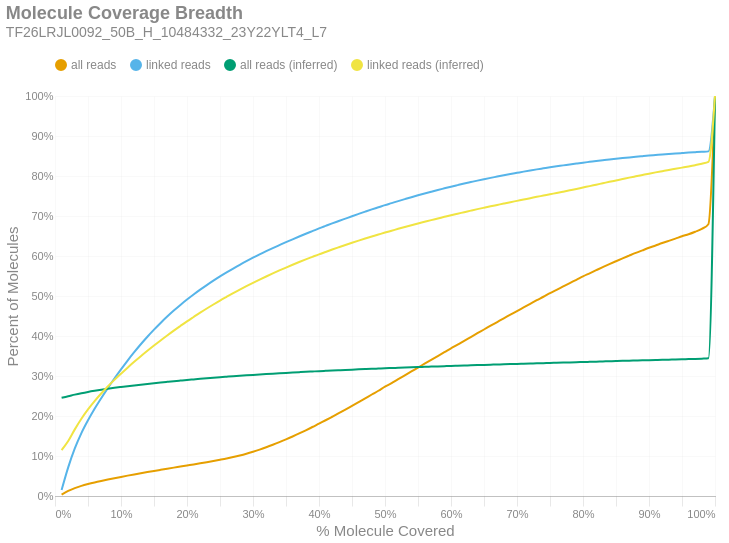

Write notebook code for a chart like this one.
### Markdown cell above
### Molecule Read Coverage
This chart shows molecule coverage breadth as computed by the number of bases aligned to that molecule. In other words, "*how much of each unique long molecule is actually sequenced/aligned?*" Keep in mind there is a distinction between sequences and alignments, since some sequences belonging to a particular molecule may not align well and wouldn't appear in the alignment data. This chart also shows molecule coverage breadth as computed by the *inferred fragment* from which the aligned sequences originate. Unlike read coverage, this calculation takes into account the total insert size, including unsequenced gaps between the forward and reverse reads. Like the previous figures, these are cumulative percents.

### Code cell
if SKIPLR:
    print_html(f"Skipped")
else:
    binned_df = consolidated_hist(valids['coverage_bp'], mask, 0.01, True)
    binned_df_inf = consolidated_hist(valids['coverage_inserts'], mask, 0.01, True)
    binned_df = binned_df.with_columns(pl.lit(binned_df_inf['all reads (cumsum)']).alias('all reads (inferred)'))
    binned_df = binned_df.with_columns(pl.lit(binned_df_inf['linked reads (cumsum)']).alias('linked reads (inferred)'))
    binned_df = binned_df.with_columns(
        (pl.col('bin').cast(pl.Float64) + 0.01).alias('right_edge')
    )

    with SafeRender(binned_df):
        (
            density_plot(binned_df, 'Molecule Coverage Breadth', samplename, 'molcov', ['all reads (inferred)','linked reads (inferred)'])
            .encode(
                #x=alt.X('bin:Q', title="% Molecule Covered").axis(format = '%').scale(padding=0),
                x=alt.X('right_edge:Q', title="% Molecule Covered").axis(format='%').scale(padding=0),
                y=alt.Y('value:Q', title='Percent of Molecules')
                    .axis(format='%')
                    .stack(False)
                    .scale(domainMin=0, padding=0),
                color=alt.Color("key:N").scale(domain = ["all reads", "linked reads", "all reads (inferred)", "linked reads (inferred)"]),
                tooltip = [
                    alt.Tooltip("key:N", title = "Data Type"),
                    alt.Tooltip("range_label:N", title="% Molecule Covered"),
                    alt.Tooltip("value:Q", format = ".2%", title="% Molecules")
                ]
            )
        ).display()

### Figure 1 — Vega-Lite specification as saved in the notebook (floating-point values rounded to 4 significant figures)
{"width": "container", "height": 400, "config": {"title": {"anchor": "start", "dy": -15, "fontSize": 18, "color": "#888888", "subtitleColor": "#888888", "subtitleFontSize": 14}, "arc": {"fill": "#0072B2"}, "axis": {"domainColor": "#888888", "domainWidth": 0.5, "gridWidth": 0.2, "grid": false, "titleFontWeight": 400, "titleFontSize": 15, "labelFontSize": 11, "labelColor": "#888888", "tickColor": "#888888", "tickWidth": 0.2, "titleColor": "#888888"}, "axisBand": {"grid": false}, "axisX": {"grid": true, "tickSize": 10, "domainCap": "round"}, "axisY": {"domain": false, "grid": true, "tickSize": 0, "domainCap": "round"}, "background": "transparent", "header": {"labelFontSize": 15, "labelColor": "#888888", "titleFontSize": 15, "titleFontWeight": 600, "titleColor": "#888888"}, "legend": {"labelFont": "sans-serif", "labelFontSize": 12, "labelColor": "#888888", "symbolSize": 100, "symbolType": "circle", "titleFontSize": 12, "titlePadding": 10, "titleColor": "#888888", "title": null, "orient": "top"}, "range": {"category": ["#E69F00", "#56B4E9", "#009E73", "#F0E442", "#0072B2", "#D55E00", "#CC79A7", "#000000"], "diverging": ["#cfe8f3", "#a2d4ec", "#73bfe2", "#46abdb", "#1696d2", "#12719e"]}, "area": {"fill": "#0072B2", "fillOpacity": 0.7, "line": true, "strokeOpacity": 0.7}, "line": {"color": "#0072B2", "stroke": "#0072B2", "strokeWidth": 2}, "trail": {"color": "#0072B2", "stroke": "#0072B2", "strokeWidth": 0, "size": 1}, "point": {"filled": true, "fillOpacity": 1.0, "size": 95}, "text": {"color": "#888888", "fontSize": 11, "align": "right", "fontWeight": 400, "size": 11}, "bar": {"fill": "#0072B2", "stroke": null}, "view": {"stroke": null, "continuousWidth": 660, "continuousHeight": 400}}, "data": {"name": "data-a3140d9acfe441577db8b88e9a479f5d"}, "mark": {"type": "line", "interpolate": "monotone", "point": {"opacity": 0, "size": 275}}, "encoding": {"color": {"field": "key", "scale": {"domain": ["all reads", "linked reads", "all reads (inferred)", "linked reads (inferred)"]}, "type": "nominal"}, "tooltip": [{"field": "key", "title": "Data Type", "type": "nominal"}, {"field": "range_label", "title": "% Molecule Covered", "type": "nominal"}, {"field": "value", "format": ".2%", "title": "% Molecules", "type": "quantitative"}], "x": {"axis": {"format": "%"}, "field": "right_edge", "scale": {"padding": 0}, "title": "% Molecule Covered", "type": "quantitative"}, "y": {"axis": {"format": "%"}, "field": "value", "scale": {"domainMin": 0, "padding": 0}, "stack": false, "title": "Percent of Molecules", "type": "quantitative"}}, "params": [{"name": "param_c36ac31b6afebe62", "select": {"type": "point", "fields": ["key"]}, "bind": "legend"}], "title": {"text": "Molecule Coverage Breadth", "subtitle": "TF26LRJL0092_50B_H_10484332_23Y22YLT4_L7"}, "transform": [{"fold": ["all reads (cumsum)", "linked reads (cumsum)", "all reads (inferred)", "linked reads (inferred)"]}, {"calculate": "replace(datum.key, ' (cumsum)', '')", "as": "key"}, {"filter": {"param": "param_c36ac31b6afebe62"}}], "usermeta": {"embedOptions": {"downloadFileName": "TF26LRJL0092_50B_H_10484332_23Y22YLT4_L7.molcov"}}, "$schema": "https://vega.github.io/schema/vega-lite/v6.4.1.json", "datasets": {"data-a3140d9acfe441577db8b88e9a479f5d": [{"bin": "0.0", "interval": "0.0-0.01", "all reads": 0.003649, "linked reads": 0.01495, "all reads (cumsum)": 0.003649, "linked reads (cumsum)": 0.01495, "range_label": "0.0-0.01", "all reads (inferred)": 0.2454, "linked reads (inferred)": 0.1145, "right_edge": 0.01}, {"bin": "0.01", "interval": "0.01-0.02", "all reads": 0.009092, "linked reads": 0.05663, "all reads (cumsum)": 0.01274, "linked reads (cumsum)": 0.07158, "range_label": "0.01-0.02", "all reads (inferred)": 0.2492, "linked reads (inferred)": 0.1374, "right_edge": 0.02}, {"bin": "0.02", "interval": "0.02-0.03", "all reads": 0.007108, "linked reads": 0.04726, "all reads (cumsum)": 0.01985, "linked reads (cumsum)": 0.1188, "range_label": "0.02-0.03", "all reads (inferred)": 0.2534, "linked reads (inferred)": 0.1665, "right_edge": 0.03}, {"bin": "0.03", "interval": "0.03-0.04", "all reads": 0.005544, "linked reads": 0.03846, "all reads (cumsum)": 0.02539, "linked reads (cumsum)": 0.1573, "range_label": "0.03-0.04", "all reads (inferred)": 0.257, "linked reads (inferred)": 0.1931, "right_edge": 0.04}, {"bin": "0.04", "interval": "0.04-0.05", "all reads": 0.004544, "linked reads": 0.03201, "all reads (cumsum)": 0.02994, "linked reads (cumsum)": 0.1893, "range_label": "0.04-0.05", "all reads (inferred)": 0.2602, "linked reads (inferred)": 0.2164, "right_edge": 0.05}, {"bin": "0.05", "interval": "0.05-0.06", "all reads": 0.004026, "linked reads": 0.02878, "all reads (cumsum)": 0.03396, "linked reads (cumsum)": 0.2181, "range_label": "0.05-0.06", "all reads (inferred)": 0.2631, "linked reads (inferred)": 0.2372, "right_edge": 0.06}, {"bin": "0.06", "interval": "0.06-0.07", "all reads": 0.003683, "linked reads": 0.02636, "all reads (cumsum)": 0.03765, "linked reads (cumsum)": 0.2444, "range_label": "0.06-0.07", "all reads (inferred)": 0.2657, "linked reads (inferred)": 0.2562, "right_edge": 0.07}, {"bin": "0.07", "interval": "0.07-0.08", "all reads": 0.003507, "linked reads": 0.0252, "all reads (cumsum)": 0.04115, "linked reads (cumsum)": 0.2697, "range_label": "0.07-0.08", "all reads (inferred)": 0.2681, "linked reads (inferred)": 0.2738, "right_edge": 0.08}, {"bin": "0.08", "interval": "0.08-0.09", "all reads": 0.003349, "linked reads": 0.024, "all reads (cumsum)": 0.0445, "linked reads (cumsum)": 0.2936, "range_label": "0.08-0.09", "all reads (inferred)": 0.2704, "linked reads (inferred)": 0.2904, "right_edge": 0.09}, {"bin": "0.09", "interval": "0.09-0.1", "all reads": 0.003263, "linked reads": 0.02294, "all reads (cumsum)": 0.04776, "linked reads (cumsum)": 0.3166, "range_label": "0.09-0.1", "all reads (inferred)": 0.2725, "linked reads (inferred)": 0.3059, "right_edge": 0.1}, {"bin": "0.1", "interval": "0.1-0.11", "all reads": 0.003169, "linked reads": 0.02208, "all reads (cumsum)": 0.05093, "linked reads (cumsum)": 0.3387, "range_label": "0.1-0.11", "all reads (inferred)": 0.2745, "linked reads (inferred)": 0.3209, "right_edge": 0.11}, {"bin": "0.11", "interval": "0.11-0.12", "all reads": 0.003047, "linked reads": 0.02086, "all reads (cumsum)": 0.05398, "linked reads (cumsum)": 0.3595, "range_label": "0.11-0.12", "all reads (inferred)": 0.2765, "linked reads (inferred)": 0.3354, "right_edge": 0.12}, {"bin": "0.12", "interval": "0.12-0.13", "all reads": 0.002965, "linked reads": 0.01986, "all reads (cumsum)": 0.05695, "linked reads (cumsum)": 0.3794, "range_label": "0.12-0.13", "all reads (inferred)": 0.2784, "linked reads (inferred)": 0.3494, "right_edge": 0.13}, {"bin": "0.13", "interval": "0.13-0.14", "all reads": 0.002898, "linked reads": 0.01871, "all reads (cumsum)": 0.05984, "linked reads (cumsum)": 0.3981, "range_label": "0.13-0.14", "all reads (inferred)": 0.2802, "linked reads (inferred)": 0.3629, "right_edge": 0.14}, {"bin": "0.14", "interval": "0.14-0.15", "all reads": 0.002837, "linked reads": 0.01782, "all reads (cumsum)": 0.06268, "linked reads (cumsum)": 0.4159, "range_label": "0.14-0.15", "all reads (inferred)": 0.282, "linked reads (inferred)": 0.3762, "right_edge": 0.15}, {"bin": "0.15", "interval": "0.15-0.16", "all reads": 0.002774, "linked reads": 0.01677, "all reads (cumsum)": 0.06546, "linked reads (cumsum)": 0.4327, "range_label": "0.15-0.16", "all reads (inferred)": 0.2837, "linked reads (inferred)": 0.3889, "right_edge": 0.16}, {"bin": "0.16", "interval": "0.16-0.17", "all reads": 0.002748, "linked reads": 0.01588, "all reads (cumsum)": 0.0682, "linked reads (cumsum)": 0.4486, "range_label": "0.16-0.17", "all reads (inferred)": 0.2854, "linked reads (inferred)": 0.4013, "right_edge": 0.17}, {"bin": "0.17", "interval": "0.17-0.18", "all reads": 0.002722, "linked reads": 0.01502, "all reads (cumsum)": 0.07093, "linked reads (cumsum)": 0.4636, "range_label": "0.17-0.18", "all reads (inferred)": 0.287, "linked reads (inferred)": 0.4134, "right_edge": 0.18}, {"bin": "0.18", "interval": "0.18-0.19", "all reads": 0.002673, "linked reads": 0.01417, "all reads (cumsum)": 0.0736, "linked reads (cumsum)": 0.4777, "range_label": "0.18-0.19", "all reads (inferred)": 0.2885, "linked reads (inferred)": 0.4251, "right_edge": 0.19}, {"bin": "0.19", "interval": "0.19-0.2", "all reads": 0.0027, "linked reads": 0.01336, "all reads (cumsum)": 0.0763, "linked reads (cumsum)": 0.4911, "range_label": "0.19-0.2", "all reads (inferred)": 0.2901, "linked reads (inferred)": 0.4367, "right_edge": 0.2}, {"bin": "0.2", "interval": "0.2-0.21", "all reads": 0.002671, "linked reads": 0.01259, "all reads (cumsum)": 0.07897, "linked reads (cumsum)": 0.5037, "range_label": "0.2-0.21", "all reads (inferred)": 0.2915, "linked reads (inferred)": 0.4476, "right_edge": 0.21}, {"bin": "0.21", "interval": "0.21-0.22", "all reads": 0.002756, "linked reads": 0.01215, "all reads (cumsum)": 0.08173, "linked reads (cumsum)": 0.5158, "range_label": "0.21-0.22", "all reads (inferred)": 0.293, "linked reads (inferred)": 0.4584, "right_edge": 0.22}, {"bin": "0.22", "interval": "0.22-0.23", "all reads": 0.002814, "linked reads": 0.01146, "all reads (cumsum)": 0.08454, "linked reads (cumsum)": 0.5273, "range_label": "0.22-0.23", "all reads (inferred)": 0.2943, "linked reads (inferred)": 0.4688, "right_edge": 0.23}, {"bin": "0.23", "interval": "0.23-0.24", "all reads": 0.002913, "linked reads": 0.01099, "all reads (cumsum)": 0.08745, "linked reads (cumsum)": 0.5383, "range_label": "0.23-0.24", "all reads (inferred)": 0.2957, "linked reads (inferred)": 0.4788, "right_edge": 0.24}, {"bin": "0.24", "interval": "0.24-0.25", "all reads": 0.003086, "linked reads": 0.01067, "all reads (cumsum)": 0.09054, "linked reads (cumsum)": 0.549, "range_label": "0.24-0.25", "all reads (inferred)": 0.2969, "linked reads (inferred)": 0.4885, "right_edge": 0.25}, {"bin": "0.25", "interval": "0.25-0.26", "all reads": 0.003223, "linked reads": 0.01002, "all reads (cumsum)": 0.09376, "linked reads (cumsum)": 0.559, "range_label": "0.25-0.26", "all reads (inferred)": 0.2982, "linked reads (inferred)": 0.4979, "right_edge": 0.26}, {"bin": "0.26", "interval": "0.26-0.27", "all reads": 0.003616, "linked reads": 0.009697, "all reads (cumsum)": 0.09738, "linked reads (cumsum)": 0.5687, "range_label": "0.26-0.27", "all reads (inferred)": 0.2994, "linked reads (inferred)": 0.5071, "right_edge": 0.27}, {"bin": "0.27", "interval": "0.27-0.28", "all reads": 0.003994, "linked reads": 0.009427, "all reads (cumsum)": 0.1014, "linked reads (cumsum)": 0.5781, "range_label": "0.27-0.28", "all reads (inferred)": 0.3005, "linked reads (inferred)": 0.5159, "right_edge": 0.28}, {"bin": "0.28", "interval": "0.28-0.29", "all reads": 0.004433, "linked reads": 0.008921, "all reads (cumsum)": 0.1058, "linked reads (cumsum)": 0.587, "range_label": "0.28-0.29", "all reads (inferred)": 0.3017, "linked reads (inferred)": 0.5245, "right_edge": 0.29}, {"bin": "0.29", "interval": "0.29-0.3", "all reads": 0.00492, "linked reads": 0.008645, "all reads (cumsum)": 0.1107, "linked reads (cumsum)": 0.5957, "range_label": "0.29-0.3", "all reads (inferred)": 0.3028, "linked reads (inferred)": 0.5328, "right_edge": 0.3}, {"bin": "0.3", "interval": "0.3-0.31", "all reads": 0.005313, "linked reads": 0.008405, "all reads (cumsum)": 0.116, "linked reads (cumsum)": 0.6041, "range_label": "0.3-0.31", "all reads (inferred)": 0.3038, "linked reads (inferred)": 0.5409, "right_edge": 0.31}, {"bin": "0.31", "interval": "0.31-0.32", "all reads": 0.00581, "linked reads": 0.008019, "all reads (cumsum)": 0.1218, "linked reads (cumsum)": 0.6121, "range_label": "0.31-0.32", "all reads (inferred)": 0.3049, "linked reads (inferred)": 0.5488, "right_edge": 0.32}, {"bin": "0.32", "interval": "0.32-0.33", "all reads": 0.006221, "linked reads": 0.007694, "all reads (cumsum)": 0.1281, "linked reads (cumsum)": 0.6198, "range_label": "0.32-0.33", "all reads (inferred)": 0.3059, "linked reads (inferred)": 0.5564, "right_edge": 0.33}, {"bin": "0.33", "interval": "0.33-0.34", "all reads": 0.006562, "linked reads": 0.007435, "all reads (cumsum)": 0.1346, "linked reads (cumsum)": 0.6272, "range_label": "0.33-0.34", "all reads (inferred)": 0.3068, "linked reads (inferred)": 0.5639, "right_edge": 0.34}, {"bin": "0.34", "interval": "0.34-0.35", "all reads": 0.006948, "linked reads": 0.007375, "all reads (cumsum)": 0.1416, "linked reads (cumsum)": 0.6346, "range_label": "0.34-0.35", "all reads (inferred)": 0.3078, "linked reads (inferred)": 0.5711, "right_edge": 0.35}, {"bin": "0.35", "interval": "0.35-0.36", "all reads": 0.007191, "linked reads": 0.007123, "all reads (cumsum)": 0.1488, "linked reads (cumsum)": 0.6417, "range_label": "0.35-0.36", "all reads (inferred)": 0.3087, "linked reads (inferred)": 0.5781, "right_edge": 0.36}, {"bin": "0.36", "interval": "0.36-0.37", "all reads": 0.007568, "linked reads": 0.006994, "all reads (cumsum)": 0.1563, "linked reads (cumsum)": 0.6487, "range_label": "0.36-0.37", "all reads (inferred)": 0.3096, "linked reads (inferred)": 0.5849, "right_edge": 0.37}, {"bin": "0.37", "interval": "0.37-0.38", "all reads": 0.007962, "linked reads": 0.006843, "all reads (cumsum)": 0.1643, "linked reads (cumsum)": 0.6556, "range_label": "0.37-0.38", "all reads (inferred)": 0.3105, "linked reads (inferred)": 0.5915, "right_edge": 0.38}, {"bin": "0.38", "interval": "0.38-0.39", "all reads": 0.00817, "linked reads": 0.006653, "all reads (cumsum)": 0.1725, "linked reads (cumsum)": 0.6622, "range_label": "0.38-0.39", "all reads (inferred)": 0.3113, "linked reads (inferred)": 0.5979, "right_edge": 0.39}, {"bin": "0.39", "interval": "0.39-0.4", "all reads": 0.008538, "linked reads": 0.006737, "all reads (cumsum)": 0.181, "linked reads (cumsum)": 0.6689, "range_label": "0.39-0.4", "all reads (inferred)": 0.3121, "linked reads (inferred)": 0.6042, "right_edge": 0.4}, {"bin": "0.4", "interval": "0.4-0.41", "all reads": 0.008407, "linked reads": 0.006327, "all reads (cumsum)": 0.1894, "linked reads (cumsum)": 0.6753, "range_label": "0.4-0.41", "all reads (inferred)": 0.3129, "linked reads (inferred)": 0.6102, "right_edge": 0.41}, {"bin": "0.41", "interval": "0.41-0.42", "all reads": 0.008702, "linked reads": 0.006234, "all reads (cumsum)": 0.1981, "linked reads (cumsum)": 0.6815, "range_label": "0.41-0.42", "all reads (inferred)": 0.3137, "linked reads (inferred)": 0.6161, "right_edge": 0.42}, {"bin": "0.42", "interval": "0.42-0.43", "all reads": 0.008807, "linked reads": 0.005983, "all reads (cumsum)": 0.2069, "linked reads (cumsum)": 0.6875, "range_label": "0.42-0.43", "all reads (inferred)": 0.3144, "linked reads (inferred)": 0.6218, "right_edge": 0.43}, {"bin": "0.43", "interval": "0.43-0.44", "all reads": 0.009081, "linked reads": 0.005963, "all reads (cumsum)": 0.216, "linked reads (cumsum)": 0.6935, "range_label": "0.43-0.44", "all reads (inferred)": 0.3152, "linked reads (inferred)": 0.6275, "right_edge": 0.44}, {"bin": "0.44", "interval": "0.44-0.45", "all reads": 0.009337, "linked reads": 0.005964, "all reads (cumsum)": 0.2253, "linked reads (cumsum)": 0.6994, "range_label": "0.44-0.45", "all reads (inferred)": 0.3159, "linked reads (inferred)": 0.633, "right_edge": 0.45}, {"bin": "0.45", "interval": "0.45-0.46", "all reads": 0.009384, "linked reads": 0.005772, "all reads (cumsum)": 0.2347, "linked reads (cumsum)": 0.7052, "range_label": "0.45-0.46", "all reads (inferred)": 0.3166, "linked reads (inferred)": 0.6384, "right_edge": 0.46}, {"bin": "0.46", "interval": "0.46-0.47", "all reads": 0.009438, "linked reads": 0.005688, "all reads (cumsum)": 0.2442, "linked reads (cumsum)": 0.7109, "range_label": "0.46-0.47", "all reads (inferred)": 0.3173, "linked reads (inferred)": 0.6436, "right_edge": 0.47}, {"bin": "0.47", "interval": "0.47-0.48", "all reads": 0.00959, "linked reads": 0.00558, "all reads (cumsum)": 0.2538, "linked reads (cumsum)": 0.7165, "range_label": "0.47-0.48", "all reads (inferred)": 0.318, "linked reads (inferred)": 0.6487, "right_edge": 0.48}, {"bin": "0.48", "interval": "0.48-0.49", "all reads": 0.00937, "linked reads": 0.005339, "all reads (cumsum)": 0.2631, "linked reads (cumsum)": 0.7218, "range_label": "0.48-0.49", "all reads (inferred)": 0.3186, "linked reads (inferred)": 0.6536, "right_edge": 0.49}, {"bin": "0.49", "interval": "0.49-0.5", "all reads": 0.01023, "linked reads": 0.005442, "all reads (cumsum)": 0.2734, "linked reads (cumsum)": 0.7272, "range_label": "0.49-0.5", "all reads (inferred)": 0.3193, "linked reads (inferred)": 0.6586, "right_edge": 0.5}, {"bin": "0.5", "interval": "0.5-0.51", "all reads": 0.008944, "linked reads": 0.004936, "all reads (cumsum)": 0.2823, "linked reads (cumsum)": 0.7322, "range_label": "0.5-0.51", "all reads (inferred)": 0.3199, "linked reads (inferred)": 0.6632, "right_edge": 0.51}, {"bin": "0.51", "interval": "0.51-0.52", "all reads": 0.009883, "linked reads": 0.005086, "all reads (cumsum)": 0.2922, "linked reads (cumsum)": 0.7373, "range_label": "0.51-0.52", "all reads (inferred)": 0.3205, "linked reads (inferred)": 0.6679, "right_edge": 0.52}, {"bin": "0.52", "interval": "0.52-0.53", "all reads": 0.009558, "linked reads": 0.004879, "all reads (cumsum)": 0.3017, "linked reads (cumsum)": 0.7421, "range_label": "0.52-0.53", "all reads (inferred)": 0.3211, "linked reads (inferred)": 0.6725, "right_edge": 0.53}, {"bin": "0.53", "interval": "0.53-0.54", "all reads": 0.009737, "linked reads": 0.004839, "all reads (cumsum)": 0.3115, "linked reads (cumsum)": 0.747, "range_label": "0.53-0.54", "all reads (inferred)": 0.3217, "linked reads (inferred)": 0.677, "right_edge": 0.54}, {"bin": "0.54", "interval": "0.54-0.55", "all reads": 0.009567, "linked reads": 0.004719, "all reads (cumsum)": 0.321, "linked reads (cumsum)": 0.7517, "range_label": "0.54-0.55", "all reads (inferred)": 0.3223, "linked reads (inferred)": 0.6813, "right_edge": 0.55}, {"bin": "0.55", "interval": "0.55-0.56", "all reads": 0.009762, "linked reads": 0.004535, "all reads (cumsum)": 0.3308, "linked reads (cumsum)": 0.7562, "range_label": "0.55-0.56", "all reads (inferred)": 0.3229, "linked reads (inferred)": 0.6855, "right_edge": 0.56}, {"bin": "0.56", "interval": "0.56-0.57", "all reads": 0.009631, "linked reads": 0.004425, "all reads (cumsum)": 0.3404, "linked reads (cumsum)": 0.7607, "range_label": "0.56-0.57", "all reads (inferred)": 0.3234, "linked reads (inferred)": 0.6897, "right_edge": 0.57}, {"bin": "0.57", "interval": "0.57-0.58", "all reads": 0.009461, "linked reads": 0.004338, "all reads (cumsum)": 0.3499, "linked reads (cumsum)": 0.765, "range_label": "0.57-0.58", "all reads (inferred)": 0.324, "linked reads (inferred)": 0.6938, "right_edge": 0.58}, {"bin": "0.58", "interval": "0.58-0.59", "all reads": 0.009585, "linked reads": 0.004159, "all reads (cumsum)": 0.3595, "linked reads (cumsum)": 0.7692, "range_label": "0.58-0.59", "all reads (inferred)": 0.3246, "linked reads (inferred)": 0.6979, "right_edge": 0.59}, {"bin": "0.59", "interval": "0.59-0.6", "all reads": 0.009748, "linked reads": 0.004152, "all reads (cumsum)": 0.3692, "linked reads (cumsum)": 0.7733, "range_label": "0.59-0.6", "all reads (inferred)": 0.3251, "linked reads (inferred)": 0.702, "right_edge": 0.6}, {"bin": "0.6", "interval": "0.6-0.61", "all reads": 0.009224, "linked reads": 0.003925, "all reads (cumsum)": 0.3785, "linked reads (cumsum)": 0.7772, "range_label": "0.6-0.61", "all reads (inferred)": 0.3257, "linked reads (inferred)": 0.7058, "right_edge": 0.61}, {"bin": "0.61", "interval": "0.61-0.62", "all reads": 0.009631, "linked reads": 0.003866, "all reads (cumsum)": 0.3881, "linked reads (cumsum)": 0.7811, "range_label": "0.61-0.62", "all reads (inferred)": 0.3262, "linked reads (inferred)": 0.7096, "right_edge": 0.62}, {"bin": "0.62", "interval": "0.62-0.63", "all reads": 0.009389, "linked reads": 0.003682, "all reads (cumsum)": 0.3975, "linked reads (cumsum)": 0.7848, "range_label": "0.62-0.63", "all reads (inferred)": 0.3267, "linked reads (inferred)": 0.7134, "right_edge": 0.63}, {"bin": "0.63", "interval": "0.63-0.64", "all reads": 0.009475, "linked reads": 0.003665, "all reads (cumsum)": 0.4069, "linked reads (cumsum)": 0.7884, "range_label": "0.63-0.64", "all reads (inferred)": 0.3272, "linked reads (inferred)": 0.7171, "right_edge": 0.64}, {"bin": "0.64", "interval": "0.64-0.65", "all reads": 0.009305, "linked reads": 0.003464, "all reads (cumsum)": 0.4163, "linked reads (cumsum)": 0.7919, "range_label": "0.64-0.65", "all reads (inferred)": 0.3278, "linked reads (inferred)": 0.7207, "right_edge": 0.65}, {"bin": "0.65", "interval": "0.65-0.66", "all reads": 0.009476, "linked reads": 0.003364, "all reads (cumsum)": 0.4257, "linked reads (cumsum)": 0.7953, "range_label": "0.65-0.66", "all reads (inferred)": 0.3283, "linked reads (inferred)": 0.7242, "right_edge": 0.66}, {"bin": "0.66", "interval": "0.66-0.67", "all reads": 0.009225, "linked reads": 0.003267, "all reads (cumsum)": 0.435, "linked reads (cumsum)": 0.7985, "range_label": "0.66-0.67", "all reads (inferred)": 0.3288, "linked reads (inferred)": 0.7277, "right_edge": 0.67}, {"bin": "0.67", "interval": "0.67-0.68", "all reads": 0.009234, "linked reads": 0.003303, "all reads (cumsum)": 0.4442, "linked reads (cumsum)": 0.8018, "range_label": "0.67-0.68", "all reads (inferred)": 0.3293, "linked reads (inferred)": 0.7311, "right_edge": 0.68}, {"bin": "0.68", "interval": "0.68-0.69", "all reads": 0.009079, "linked reads": 0.003151, "all reads (cumsum)": 0.4533, "linked reads (cumsum)": 0.805, "range_label": "0.68-0.69", "all reads (inferred)": 0.3298, "linked reads (inferred)": 0.7345, "right_edge": 0.69}, {"bin": "0.69", "interval": "0.69-0.7", "all reads": 0.009222, "linked reads": 0.00297, "all reads (cumsum)": 0.4625, "linked reads (cumsum)": 0.808, "range_label": "0.69-0.7", "all reads (inferred)": 0.3302, "linked reads (inferred)": 0.7379, "right_edge": 0.7}, {"bin": "0.7", "interval": "0.7-0.71", "all reads": 0.00892, "linked reads": 0.002978, "all reads (cumsum)": 0.4714, "linked reads (cumsum)": 0.8109, "range_label": "0.7-0.71", "all reads (inferred)": 0.3307, "linked reads (inferred)": 0.7412, "right_edge": 0.71}, {"bin": "0.71", "interval": "0.71-0.72", "all reads": 0.008963, "linked reads": 0.00288, "all reads (cumsum)": 0.4804, "linked reads (cumsum)": 0.8138, "range_label": "0.71-0.72", "all reads (inferred)": 0.3312, "linked reads (inferred)": 0.7445, "right_edge": 0.72}, {"bin": "0.72", "interval": "0.72-0.73", "all reads": 0.009013, "linked reads": 0.002738, "all reads (cumsum)": 0.4894, "linked reads (cumsum)": 0.8166, "range_label": "0.72-0.73", "all reads (inferred)": 0.3317, "linked reads (inferred)": 0.7479, "right_edge": 0.73}, {"bin": "0.73", "interval": "0.73-0.74", "all reads": 0.008728, "linked reads": 0.002616, "all reads (cumsum)": 0.4981, "linked reads (cumsum)": 0.8192, "range_label": "0.73-0.74", "all reads (inferred)": 0.3321, "linked reads (inferred)": 0.7511, "right_edge": 0.74}, {"bin": "0.74", "interval": "0.74-0.75", "all reads": 0.009085, "linked reads": 0.002616, "all reads (cumsum)": 0.5072, "linked reads (cumsum)": 0.8218, "range_label": "0.74-0.75", "all reads (inferred)": 0.3326, "linked reads (inferred)": 0.7544, "right_edge": 0.75}, {"bin": "0.75", "interval": "0.75-0.76", "all reads": 0.008308, "linked reads": 0.002443, "all reads (cumsum)": 0.5155, "linked reads (cumsum)": 0.8242, "range_label": "0.75-0.76", "all reads (inferred)": 0.3331, "linked reads (inferred)": 0.7576, "right_edge": 0.76}, {"bin": "0.76", "interval": "0.76-0.77", "all reads": 0.008446, "linked reads": 0.002309, "all reads (cumsum)": 0.524, "linked reads (cumsum)": 0.8265, "range_label": "0.76-0.77", "all reads (inferred)": 0.3335, "linked reads (inferred)": 0.7609, "right_edge": 0.77}, {"bin": "0.77", "interval": "0.77-0.78", "all reads": 0.008406, "linked reads": 0.002403, "all reads (cumsum)": 0.5324, "linked reads (cumsum)": 0.8289, "range_label": "0.77-0.78", "all reads (inferred)": 0.334, "linked reads (inferred)": 0.7642, "right_edge": 0.78}, {"bin": "0.78", "interval": "0.78-0.79", "all reads": 0.008214, "linked reads": 0.002254, "all reads (cumsum)": 0.5406, "linked reads (cumsum)": 0.8312, "range_label": "0.78-0.79", "all reads (inferred)": 0.3345, "linked reads (inferred)": 0.7676, "right_edge": 0.79}, {"bin": "0.79", "interval": "0.79-0.8", "all reads": 0.008441, "linked reads": 0.002183, "all reads (cumsum)": 0.549, "linked reads (cumsum)": 0.8334, "range_label": "0.79-0.8", "all reads (inferred)": 0.335, "linked reads (inferred)": 0.7712, "right_edge": 0.8}, {"bin": "0.8", "interval": "0.8-0.81", "all reads": 0.007675, "linked reads": 0.00201, "all reads (cumsum)": 0.5567, "linked reads (cumsum)": 0.8354, "range_label": "0.8-0.81", "all reads (inferred)": 0.3354, "linked reads (inferred)": 0.7747, "right_edge": 0.81}, {"bin": "0.81", "interval": "0.81-0.82", "all reads": 0.007766, "linked reads": 0.002025, "all reads (cumsum)": 0.5645, "linked reads (cumsum)": 0.8374, "range_label": "0.81-0.82", "all reads (inferred)": 0.3359, "linked reads (inferred)": 0.7783, "right_edge": 0.82}, {"bin": "0.82", "interval": "0.82-0.83", "all reads": 0.007714, "linked reads": 0.001971, "all reads (cumsum)": 0.5722, "linked reads (cumsum)": 0.8394, "range_label": "0.82-0.83", "all reads (inferred)": 0.3364, "linked reads (inferred)": 0.7818, "right_edge": 0.83}, {"bin": "0.83", "interval": "0.83-0.84", "all reads": 0.007569, "linked reads": 0.001929, "all reads (cumsum)": 0.5797, "linked reads (cumsum)": 0.8413, "range_label": "0.83-0.84", "all reads (inferred)": 0.3369, "linked reads (inferred)": 0.7854, "right_edge": 0.84}, {"bin": "0.84", "interval": "0.84-0.85", "all reads": 0.007241, "linked reads": 0.001739, "all reads (cumsum)": 0.587, "linked reads (cumsum)": 0.8431, "range_label": "0.84-0.85", "all reads (inferred)": 0.3374, "linked reads (inferred)": 0.7889, "right_edge": 0.85}, {"bin": "0.85", "interval": "0.85-0.86", "all reads": 0.007107, "linked reads": 0.001742, "all reads (cumsum)": 0.5941, "linked reads (cumsum)": 0.8448, "range_label": "0.85-0.86", "all reads (inferred)": 0.3378, "linked reads (inferred)": 0.7924, "right_edge": 0.86}, {"bin": "0.86", "interval": "0.86-0.87", "all reads": 0.006859, "linked reads": 0.0017, "all reads (cumsum)": 0.6009, "linked reads (cumsum)": 0.8465, "range_label": "0.86-0.87", "all reads (inferred)": 0.3383, "linked reads (inferred)": 0.7959, "right_edge": 0.87}, {"bin": "0.87", "interval": "0.87-0.88", "all reads": 0.006771, "linked reads": 0.001634, "all reads (cumsum)": 0.6077, "linked reads (cumsum)": 0.8481, "range_label": "0.87-0.88", "all reads (inferred)": 0.3387, "linked reads (inferred)": 0.7992, "right_edge": 0.88}, {"bin": "0.88", "interval": "0.88-0.89", "all reads": 0.006426, "linked reads": 0.001492, "all reads (cumsum)": 0.6141, "linked reads (cumsum)": 0.8496, "range_label": "0.88-0.89", "all reads (inferred)": 0.3392, "linked reads (inferred)": 0.8026, "right_edge": 0.89}, {"bin": "0.89", "interval": "0.89-0.9", "all reads": 0.00633, "linked reads": 0.001454, "all reads (cumsum)": 0.6205, "linked reads (cumsum)": 0.8511, "range_label": "0.89-0.9", "all reads (inferred)": 0.3396, "linked reads (inferred)": 0.8059, "right_edge": 0.9}, {"bin": "0.9", "interval": "0.9-0.91", "all reads": 0.005837, "linked reads": 0.001336, "all reads (cumsum)": 0.6263, "linked reads (cumsum)": 0.8524, "range_label": "0.9-0.91", "all reads (inferred)": 0.3401, "linked reads (inferred)": 0.809, "right_edge": 0.91}, {"bin": "0.91", "interval": "0.91-0.92", "all reads": 0.006074, "linked reads": 0.001353, "all reads (cumsum)": 0.6324, "linked reads (cumsum)": 0.8538, "range_label": "0.91-0.92", "all reads (inferred)": 0.3405, "linked reads (inferred)": 0.8121, "right_edge": 0.92}, {"bin": "0.92", "interval": "0.92-0.93", "all reads": 0.005405, "linked reads": 0.001252, "all reads (cumsum)": 0.6378, "linked reads (cumsum)": 0.855, "range_label": "0.92-0.93", "all reads (inferred)": 0.3409, "linked reads (inferred)": 0.8152, "right_edge": 0.93}, {"bin": "0.93", "interval": "0.93-0.94", "all reads": 0.005619, "linked reads": 0.001202, "all reads (cumsum)": 0.6434, "linked reads (cumsum)": 0.8562, "range_label": "0.93-0.94", "all reads (inferred)": 0.3413, "linked reads (inferred)": 0.818, "right_edge": 0.94}, {"bin": "0.94", "interval": "0.94-0.95", "all reads": 0.005932, "linked reads": 0.001144, "all reads (cumsum)": 0.6493, "linked reads (cumsum)": 0.8574, "range_label": "0.94-0.95", "all reads (inferred)": 0.3418, "linked reads (inferred)": 0.8209, "right_edge": 0.95}, {"bin": "0.95", "interval": "0.95-0.96", "all reads": 0.005126, "linked reads": 0.001126, "all reads (cumsum)": 0.6545, "linked reads (cumsum)": 0.8585, "range_label": "0.95-0.96", "all reads (inferred)": 0.3422, "linked reads (inferred)": 0.8239, "right_edge": 0.96}, {"bin": "0.96", "interval": "0.96-0.97", "all reads": 0.006259, "linked reads": 0.001064, "all reads (cumsum)": 0.6607, "linked reads (cumsum)": 0.8596, "range_label": "0.96-0.97", "all reads (inferred)": 0.3427, "linked reads (inferred)": 0.8271, "right_edge": 0.97}, {"bin": "0.97", "interval": "0.97-0.98", "all reads": 0.007142, "linked reads": 0.001049, "all reads (cumsum)": 0.6679, "linked reads (cumsum)": 0.8606, "range_label": "0.97-0.98", "all reads (inferred)": 0.3433, "linked reads (inferred)": 0.8307, "right_edge": 0.98}, {"bin": "0.98", "interval": "0.98-0.99", "all reads": 0.01159, "linked reads": 0.0009635, "all reads (cumsum)": 0.6795, "linked reads (cumsum)": 0.8616, "range_label": "0.98-0.99", "all reads (inferred)": 0.3441, "linked reads (inferred)": 0.8352, "right_edge": 0.99}, {"bin": "0.99", "interval": "0.99-1.0", "all reads": 0.3205, "linked reads": 0.1384, "all reads (cumsum)": 1.0, "linked reads (cumsum)": 1.0, "range_label": "0.99-1.0", "all reads (inferred)": 1.0, "linked reads (inferred)": 1.0, "right_edge": 1.0}]}}
